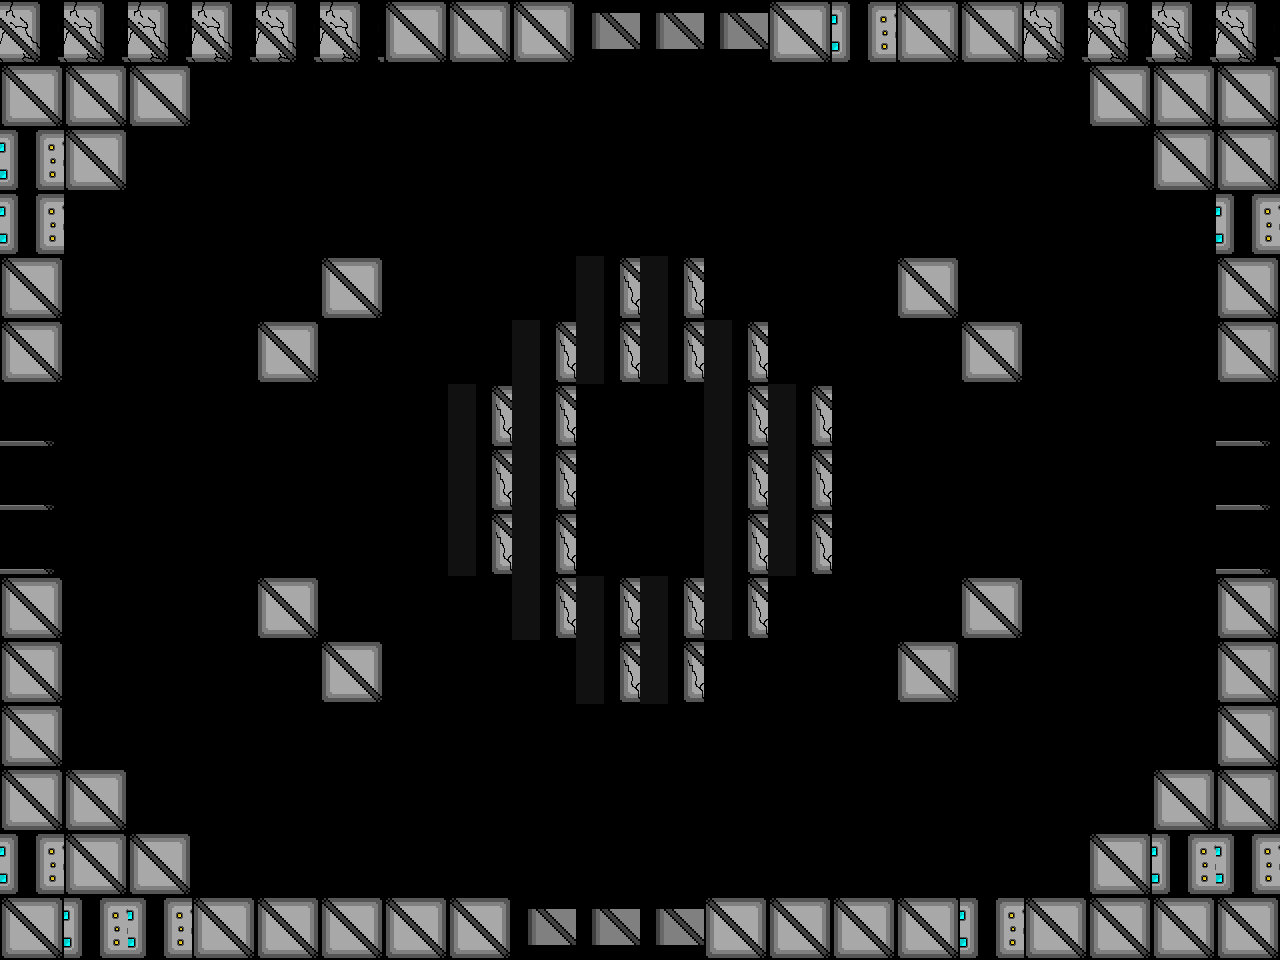

The image is a tile-based game level rendered from a .tmx file. Its description and source (layers, tilesets, objects; grid data summarised) follow:
An orthogonal 20x15 tile map with 64x64 px tiles, 1 tile layer (Tile Layer 2) and 10 objects (4x Assassin, 2x Uno, 2x Newborn, ScrollingBackground, Player).

<map version="1.0" tiledversion="1.0.3" orientation="orthogonal" renderorder="right-down" width="20" height="15" tilewidth="64" tileheight="64" nextobjectid="129">
 <properties>
  <property name="assassin" value="assets/assasin_rightLeftSpritesheet_Champion.png" />
  <property name="backgroundEasy" value="assets/backgroundEasy.png" />
  <property name="backgroundHard" value="assets/backgroundHard.png" />
  <property name="backgroundMedium" value="assets/backgroundMedium.png" />
  <property name="boss" value="assets/boss.png" />
  <property name="bossexplosion" value="assets/bossexplosion.png" />
  <property name="damageUp" value="assets/metalBoxCoin.png" />
  <property name="explosion" value="assets/explosion.png" />
  <property name="firingRateUp" value="assets/metalBoxCoin.png" />
  <property name="healthUp" value="assets/metalBoxHeart.png" />
  <property name="largeexplosion" value="assets/largeexplosion.png" />
  <property name="loading" value="assets/loading.png" />
  <property name="moveSpeedUp" value="assets/metalBoxCoin.png" />
  <property name="newborn" value="assets/newborn_spritesheet(h54_w62)Champion.png" />
  <property name="player" value="assets/playerSpriteSheetTemp.png" />
  <property name="reward" value="assets/reward1.png" />
  <property name="smallexplosion" value="assets/smallexplosion.png" />
  <property name="uno" value="assets/uno_Static_Champion.png" />
 </properties>
 <tileset firstgid="1" name="blocks1" tilewidth="64" tileheight="64" tilecount="14" columns="14">
  <image source="blocks1.png" width="900" height="64" />
 </tileset>
 <objectgroup color="#00ff00" name="Object Layer 1">
  <object id="59" name="Background" type="ScrollingBackground" x="0" y="0" width="64" height="64">
   <properties>
    <property name="numFrames" value="1" />
    <property name="textureHeight" value="960" />
    <property name="textureID" value="backgroundHard" />
    <property name="textureWidth" value="1280" />
   </properties>
  </object>
  <object id="55" name="Player1" type="Player" x="624.484" y="447.368" width="34" height="64">
   <properties>
    <property name="numFrames" value="6" />
    <property name="textureHeight" value="60" />
    <property name="textureID" value="player" />
    <property name="textureWidth" value="34" />
   </properties>
  </object>
  <object id="113" name="Assassin1" type="Assassin" x="597.833" y="92.5" width="99" height="99">
   <properties>
    <property name="numFrames" value="4" />
    <property name="textureHeight" value="100" />
    <property name="textureID" value="assassin" />
    <property name="textureWidth" value="100" />
   </properties>
  </object>
  <object id="117" name="Uno1" type="Uno" x="270.833" y="256.833" width="39" height="51">
   <properties>
    <property name="numFrames" value="2" />
    <property name="textureHeight" value="51" />
    <property name="textureID" value="uno" />
    <property name="textureWidth" value="39" />
   </properties>
  </object>
  <object id="121" name="Newborn1" type="Newborn" x="147.667" y="766.333" width="62" height="54">
   <properties>
    <property name="numFrames" value="2" />
    <property name="textureHeight" value="54" />
    <property name="textureID" value="newborn" />
    <property name="textureWidth" value="62" />
   </properties>
  </object>
  <object id="123" name="Newborn1" type="Newborn" x="1065" y="143.667" width="62" height="54">
   <properties>
    <property name="numFrames" value="2" />
    <property name="textureHeight" value="54" />
    <property name="textureID" value="newborn" />
    <property name="textureWidth" value="62" />
   </properties>
  </object>
  <object id="125" name="Assassin1" type="Assassin" x="595.833" y="771.833" width="99" height="99">
   <properties>
    <property name="numFrames" value="4" />
    <property name="textureHeight" value="100" />
    <property name="textureID" value="assassin" />
    <property name="textureWidth" value="100" />
   </properties>
  </object>
  <object id="126" name="Assassin1" type="Assassin" x="1097.17" y="433.167" width="99" height="99">
   <properties>
    <property name="numFrames" value="4" />
    <property name="textureHeight" value="100" />
    <property name="textureID" value="assassin" />
    <property name="textureWidth" value="100" />
   </properties>
  </object>
  <object id="127" name="Assassin1" type="Assassin" x="82.5" y="431.833" width="99" height="99">
   <properties>
    <property name="numFrames" value="4" />
    <property name="textureHeight" value="100" />
    <property name="textureID" value="assassin" />
    <property name="textureWidth" value="100" />
   </properties>
  </object>
  <object id="128" name="Uno1" type="Uno" x="976.167" y="654.5" width="39" height="51">
   <properties>
    <property name="numFrames" value="2" />
    <property name="textureHeight" value="51" />
    <property name="textureID" value="uno" />
    <property name="textureWidth" value="39" />
   </properties>
  </object>
 </objectgroup>
 <layer name="Tile Layer 2" width="20" height="15">
  <properties>
   <property name="collidable" value="" />
  </properties>
  <data>[300 cells, 110 non-empty, 6 distinct tile ids]</data>
 </layer>
</map>
